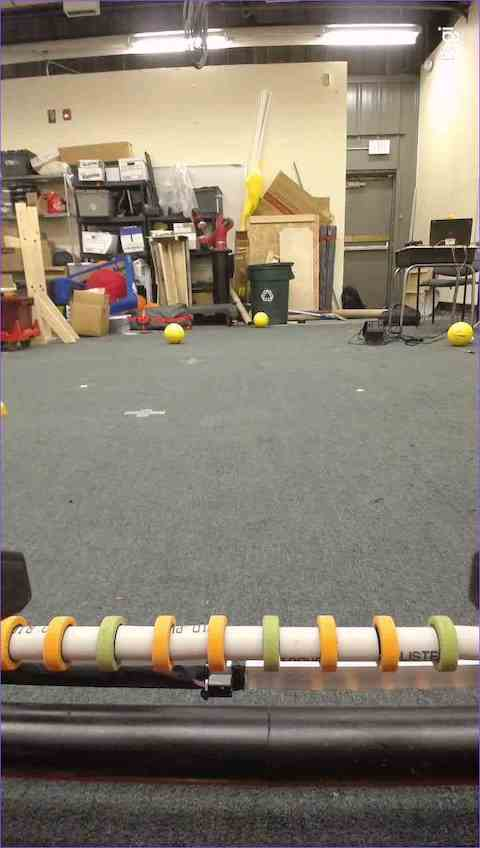
#> input picture data/test_images/2021/galactic-search/2021-01-12/Path A Blue.jpg, 480 x 848 px
$ python adaptivethresholdpicker.py '../data/test_images/2021/galactic-search/2021-01-12/Path A Blue.jpg'
#> lines starting #> are read from the running program, lines starting #| are printed output that depends on the picture; after the words box and inside, x2 and y2 are one past the last pixel; in counts of white or black regions, pixels touching at a corner belong together
#!/usr/bin/env python3

# Simple program to pick the color thresholds for a set of images

import cv2
import numpy
import argparse
import sys


def proceed(x):
    global run
    run = True
    return


def process_files(image_files):
    global run

    # WINDOW_NORMAL allows the size to be changed
    cv2.namedWindow('image', cv2.WINDOW_NORMAL)
    # cv2.namedWindow('image')

    cv2.createTrackbar('blockSize', 'image', 112, 255, proceed)
    cv2.createTrackbar('C', 'image', 29, 255, proceed)

    image_id = -1
    cv2.createTrackbar('Image#', 'image', 0, len(image_files)-1, proceed)

    # fixed_height = 450

    # # create switch for ON/OFF functionality
    # switch = '0 : OFF \n1 : ON'
    # cv2.createTrackbar(switch, 'image',0,1,nothing)

    print('Press "q" to exit')

    while True:
        if run:
            if image_id != cv2.getTrackbarPos('Image#', 'image'):
                image_id = cv2.getTrackbarPos('Image#', 'image')
                image_file = image_files[image_id]
                bgr_frame = cv2.imread(image_file)
#> bgr_frame is the input picture: shape (848, 480, 3); mean B, G, R 112.3, 126.6, 135.8
                hsv_frame = cv2.cvtColor(bgr_frame, cv2.COLOR_BGR2HSV)
#> hsv_frame: shape (848, 480, 3); mean H, S, V 38.8, 49.9, 136.7
                v_frame = hsv_frame[:,:,2]
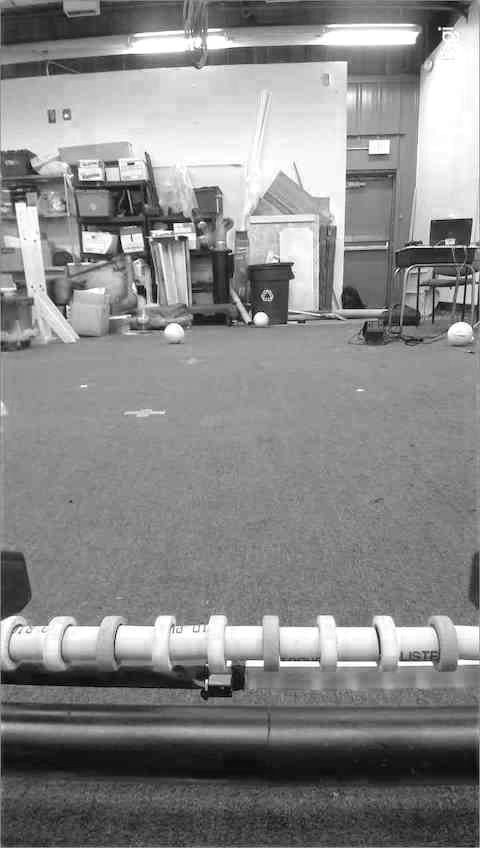
#> v_frame: shape (848, 480); min 0, max 255, mean 136.7
                draw_frame = numpy.zeros(shape=bgr_frame.shape, dtype=numpy.uint8)

            # get current positions of four trackbars
            blockSize = cv2.getTrackbarPos('blockSize', 'image')
            C = cv2.getTrackbarPos('C', 'image')
            if blockSize%2==0:
                blockSize-=1
            if blockSize<3:
                blockSize=3

            mask = cv2.adaptiveThreshold(v_frame,255,cv2.ADAPTIVE_THRESH_MEAN_C, cv2.THRESH_BINARY_INV, blockSize, C)
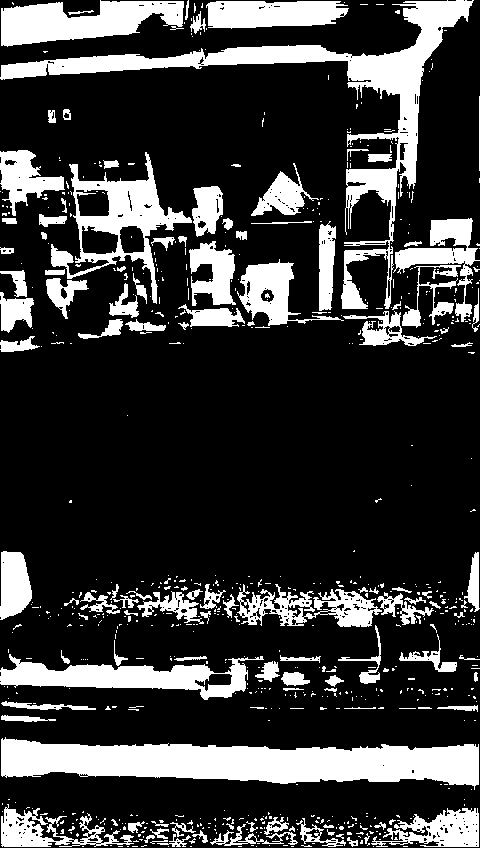
#> mask: shape (848, 480); 22.4% white; 720 white regions (599 under 20 px)

            # maskedFrame = cv2.bitwise_and(bgr_frame, bgr_frame, mask=mask)

            res = cv2.findContours(mask, cv2.RETR_EXTERNAL, cv2.CHAIN_APPROX_SIMPLE)
#> res = 714 contours, 622 with area under 20; largest, box (x1, y1, x2, y2) and area: (1, 737, 479, 790) 15352, (0, 0, 474, 309) 13783, (51, 152, 192, 304) 7182, (0, 654, 264, 700) 5209, (1, 0, 184, 47) 5124
            if len(res) == 2:
                contours = res[0]
#> contours has the same summary as res
            else:
                contours = res[1]

            numpy.copyto(draw_frame, bgr_frame)
            cv2.drawContours(draw_frame, contours, -1, (0, 0, 255), 1)
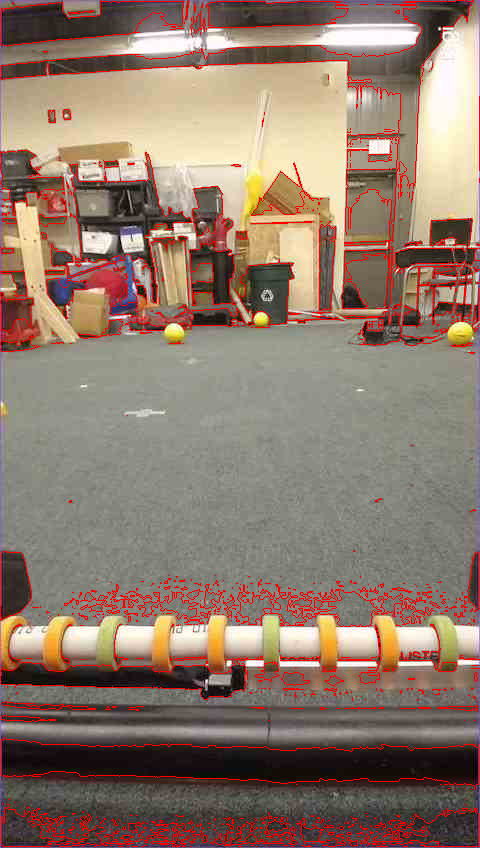
#> draw_frame: shape (848, 480, 3); 5.07% of pixels changed, all inside (x1, y1, x2, y2) = (0, 0, 480, 847)
            run = False

        # this could be done with a factor, like "2.0"
        # height, width, channels = bgr_frame.shape
        # resized = cv2.resize(draw_frame, (int(fixed_height * (width / height)), fixed_height), interpolation=cv2.INTER_AREA)
        cv2.imshow('image', draw_frame)
        if cv2.waitKey(1) & 0xFF == ord('q'):
#> (key q is pressed here)
            break

    print('blockSize =', cv2.getTrackbarPos('blockSize', 'image'))
    print('C =', cv2.getTrackbarPos('C', 'image'))

    cv2.destroyAllWindows()
    return


run = True

parser = argparse.ArgumentParser(description='Color threshold utility')
parser.add_argument('input_files', nargs='+', help='Input image files')

args = parser.parse_args()

if sys.platform == "win32":
    # windows does not expand the "*" files on the command line
    #  so we have to do it.
    import glob

    infiles = []
    for f in args.input_files:
        infiles.extend(glob.glob(f))
    args.input_files = infiles

process_files(args.input_files)

$ run again, on data/test_images/2021/galactic-search/2021-01-12/Path B Red.jpg
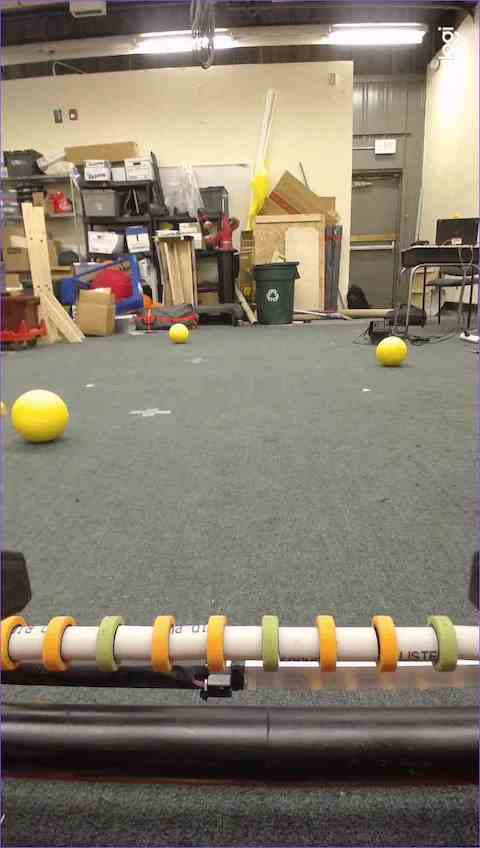
#> input picture data/test_images/2021/galactic-search/2021-01-12/Path B Red.jpg, 480 x 848 px
#> in process_files, bgr_frame is the input picture: shape (848, 480, 3); mean B, G, R 111.2, 126.1, 135.3
#> hsv_frame: shape (848, 480, 3); mean H, S, V 41.7, 50.6, 136.3
#> in process_files, `mask = cv2.adaptiveThreshold(v_frame,255,cv2.ADAPTIVE_THRESH_MEAN_C, c..`:
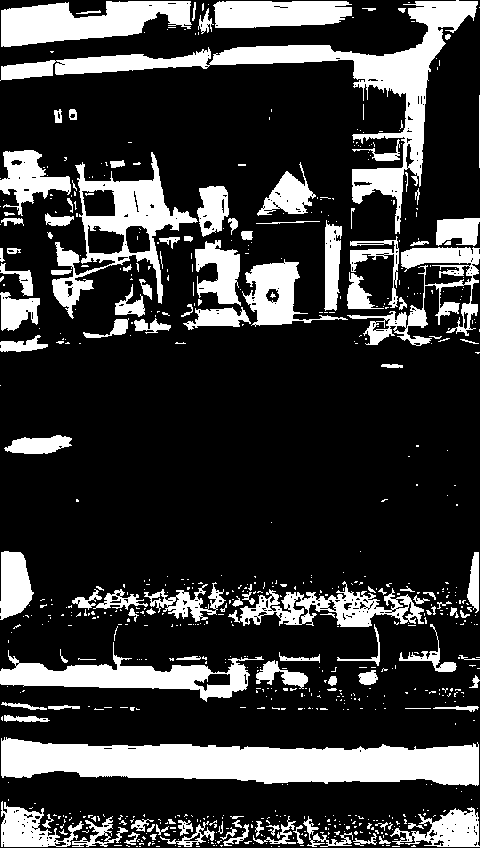
#> mask: shape (848, 480); 22.7% white; 731 white regions (606 under 20 px)
#> res = 723 contours, 629 with area under 20; largest, box (x1, y1, x2, y2) and area: (1, 737, 479, 786) 15466, (0, 0, 478, 234) 12442, (52, 152, 198, 319) 7938, (1, 1, 192, 47) 5352, (0, 642, 264, 702) 5297
#> contours has the same summary as res
#> in process_files, `cv2.drawContours(draw_frame, contours, -1, (0, 0, 255), 1)`:
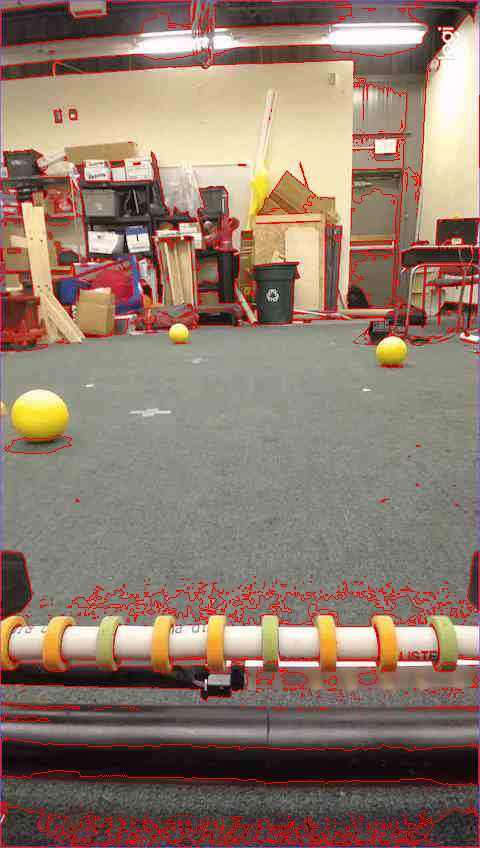
#> draw_frame: shape (848, 480, 3); 5% of pixels changed, all inside (x1, y1, x2, y2) = (0, 0, 480, 847)
